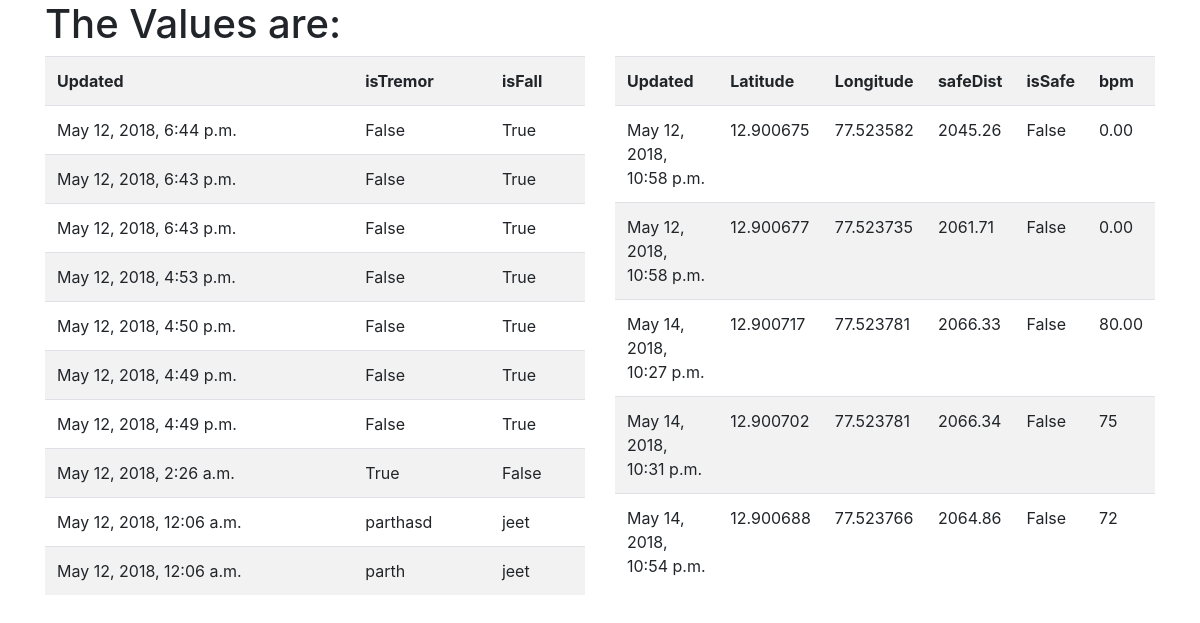
Before: /main/ with the older database file.
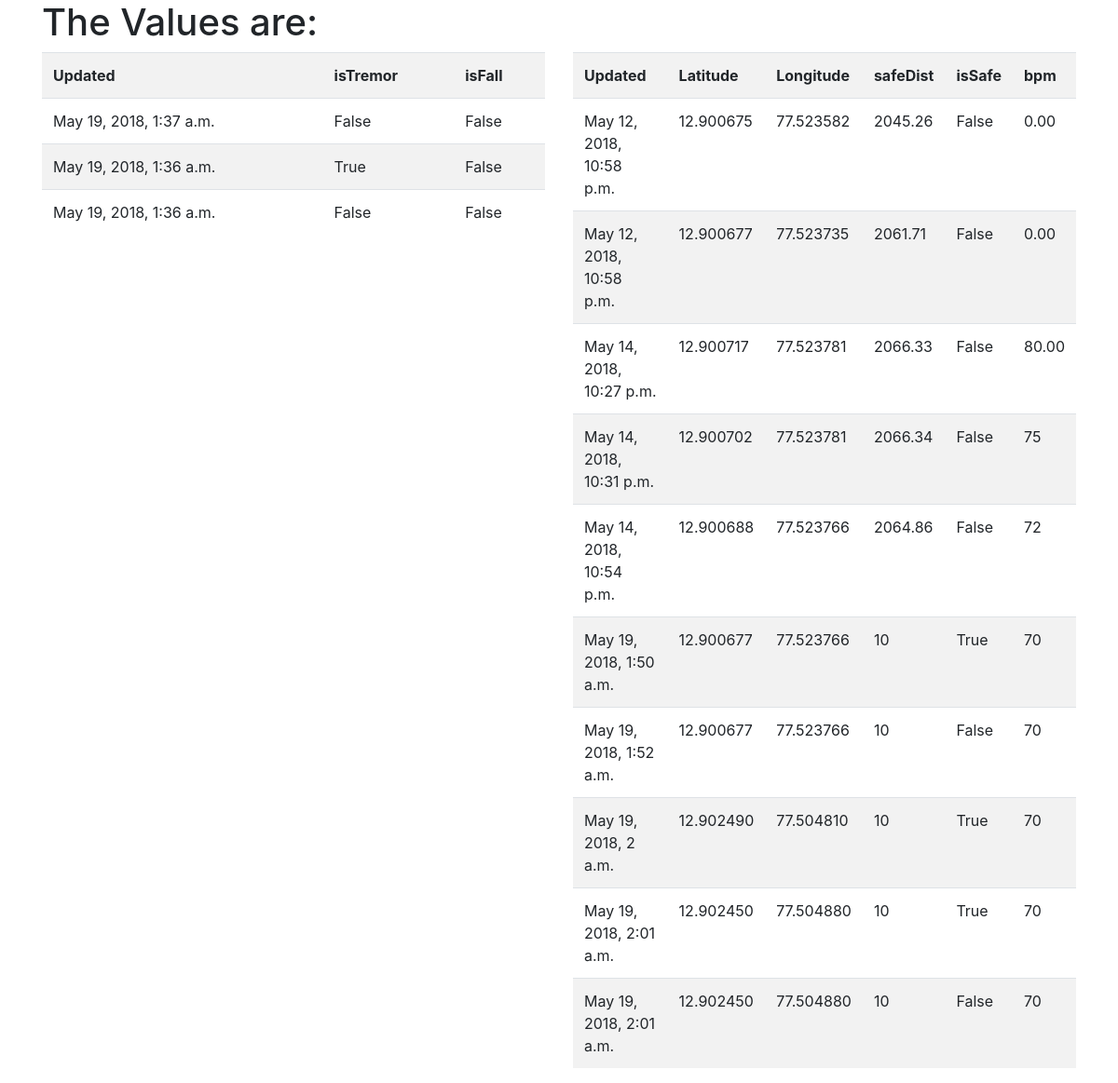
After: the same page with the newer database file.
### appTwo/models.py (models this page shows)
class AccModel(models.Model):
    isTremor = models.CharField(max_length=128, default="NULL")
    isFall = models.CharField(max_length=128, default="NULL")
    isPressed = models.CharField(max_length=128, default="NULL")
    updated = models.DateTimeField(auto_now=True)

class GpsModel(models.Model):
    latValue = models.CharField(max_length=128, default="NULL")
    longValue = models.CharField(max_length=128, default="NULL")
    safeDist = models.CharField(max_length=128, default="NULL")
    isSafe = models.CharField(max_length=128, default="NULL")
    bpm = models.CharField(max_length=128, default="NULL")
    updated = models.DateTimeField(auto_now=True)

### appTwo/views.py (the view)
# urls.py: url(r'^main/', views.main, name='main'),
@csrf_exempt
def main(request):
    acc_list = AccModel.objects.order_by('-updated')[:10]
    gps_list = GpsModel.objects.order_by('-updated')[:10]
    obj_dict = {'accVal': acc_list, 'gpsVal': gps_list}
    return render(request, 'appTwo/main.html', context=obj_dict)

### templates/appTwo/main.html (shortened to what this page needs)
<!doctype html>
<html lang="en">
<head>
    <link rel="stylesheet" href="https://stackpath.bootstrapcdn.com/bootstrap/4.1.0/css/bootstrap.min.css"
>
</head>
<body>
<div class="container">
    <h1>The Values are:</h1>
    {% if accVal %}
        <div class="row">
            <div class="col-12 col-lg-6">
                <div class="table-responsive">
            <table class="table table-striped">
                <tr>
                    <th>Updated</th>
                    <th>isTremor</th>
                    <th>isFall</th>
                </tr>
                {% for obj in accVal %}
                    <tr>
                        <td>{{ obj.updated }}</td>
                        <td>{{ obj.isTremor }}</td>
                        <td>{{ obj.isFall }}</td>
                    </tr>
                {% endfor %}
            </table>
        </div>
            </div>
            <div class="col-12 col-lg-6">
                <div class="table-responsive">
            <table class="table table-striped">
                <tr>
                    <th>Updated</th>
                    <th>Latitude</th>
                    <th>Longitude</th>
                    <th>safeDist</th>
                    <th>isSafe</th>
                    <th>bpm</th>
                </tr>
                {% for obj in gpsVal reversed %}
                    <tr>
                        <td>{{ obj.updated }}</td>
                        <td>{{ obj.latValue }}</td>
                        <td>{{ obj.longValue }}</td>
                        <td>{{ obj.safeDist }}</td>
                        <td>{{ obj.isSafe }}</td>
                        <td>{{ obj.bpm }}</td>
                    </tr>
                {% endfor %}
            </table>
        </div>
            </div>
        </div>
    {% endif %}
</div>
</body>
</html>

Changed rows visible on the page:
removed AccModel: updated "May 12, 2018, 6:44 p.m.", isTremor "False", isFall "True"
removed AccModel: updated "May 12, 2018, 6:43 p.m.", isTremor "False", isFall "True"
removed AccModel: updated "May 12, 2018, 6:43 p.m.", isTremor "False", isFall "True"
removed AccModel: updated "May 12, 2018, 4:53 p.m.", isTremor "False", isFall "True"
removed AccModel: updated "May 12, 2018, 4:50 p.m.", isTremor "False", isFall "True"
removed AccModel: updated "May 12, 2018, 4:49 p.m.", isTremor "False", isFall "True"
removed AccModel: updated "May 12, 2018, 4:49 p.m.", isTremor "False", isFall "True"
removed AccModel: updated "May 12, 2018, 2:26 a.m.", isTremor "True", isFall "False"
removed AccModel: updated "May 12, 2018, 12:06 a.m.", isTremor "parthasd", isFall "jeet"
removed AccModel: updated "May 12, 2018, 12:06 a.m.", isTremor "parth", isFall "jeet"
added AccModel: updated "May 19, 2018, 1:37 a.m.", isTremor "False", isFall "False"
added AccModel: updated "May 19, 2018, 1:36 a.m.", isTremor "True", isFall "False"
added AccModel: updated "May 19, 2018, 1:36 a.m.", isTremor "False", isFall "False"
added GpsModel: updated "May 19, 2018, 1:50 a.m.", latValue "12.900677", longValue "77.523766", safeDist "10", isSafe "True", bpm "70"
added GpsModel: updated "May 19, 2018, 1:52 a.m.", latValue "12.900677", longValue "77.523766", safeDist "10", isSafe "False", bpm "70"
added GpsModel: updated "May 19, 2018, 2 a.m.", latValue "12.902490", longValue "77.504810", safeDist "10", isSafe "True", bpm "70"
added GpsModel: updated "May 19, 2018, 2:01 a.m.", latValue "12.902450", longValue "77.504880", safeDist "10", isSafe "True", bpm "70"
added GpsModel: updated "May 19, 2018, 2:01 a.m.", latValue "12.902450", longValue "77.504880", safeDist "10", isSafe "False", bpm "70"
